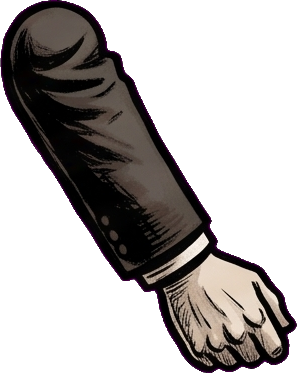
#> input picture art/mobster/farm.png, 297 x 373 px, given in place of 363.jpg, which was not available
$ python eddie_parts.py
#> lines starting #> are read from the running program, lines starting #| are printed output that depends on the picture; after the words box and inside, x2 and y2 are one past the last pixel; in counts of white or black regions, pixels touching at a corner belong together
### gen/char_cut.py
"""Cut a character's parts sheet (Gemini, flat green) into separate RGBA pieces (postavy/plan-novych-postav.md step 2).
usage: py -3 gen/char_cut.py <art_src number> <out dir>   -> out/raw_<k>.png, biggest first, and their boxes on the sheet"""
import os, sys
import numpy as np
from PIL import Image
from scipy import ndimage
from paths import SRC
def key(im):
    a = np.asarray(im.convert("RGB")).astype(float)
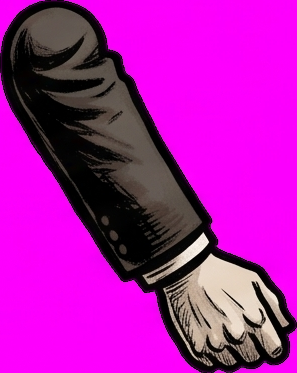
#> a: shape (373, 297, 3) float64; mean R, G, B 175.5, 23.9, 170.3
    r, g, b = a[..., 0], a[..., 1], a[..., 2]
    green = (g > 110) & (g > r + 45) & (g > b + 45)
#> green: shape (373, 297) bool; every value is 0
    a[..., 1] = np.minimum(g, np.maximum(r, b) + 12)   # the green fringe off the edges
    return a, ~green
def pieces(n):
    a, solid = key(Image.open(SRC + "%03d.jpg" % n))
#> solid: shape (373, 297) bool; every value is 1
    solid = ndimage.binary_opening(solid, iterations=2)
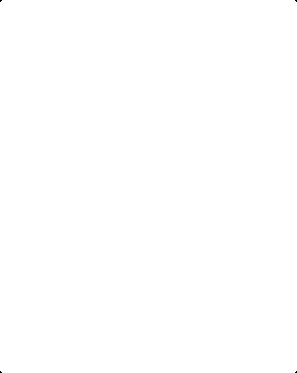
#> solid: shape (373, 297) bool; 100% white; black in thin lines or dots
    lab, k = ndimage.label(solid)
#> lab: shape (373, 297) int32; values 0 (black) and 1 (white), 100% white; black in thin lines or dots
#> k = 1
    out = []
    for i in range(1, k + 1):
        m = lab == i
        if m.sum() < 4000:
            continue
        ys, xs = np.where(m)
        box = (xs.min(), ys.min(), xs.max() + 1, ys.max() + 1)
        al = ndimage.gaussian_filter(m.astype(float), 0.7)[box[1]:box[3], box[0]:box[2]]
        rgba = np.dstack([a[box[1]:box[3], box[0]:box[2]], al * 255]).clip(0, 255).astype(np.uint8)
        out.append((m.sum(), box, Image.fromarray(rgba), m[box[1]:box[3], box[0]:box[2]]))
#> this loop made 1 pass
#> box on pass 1: (0, 0, 297, 373)
#> after the loop, out = 1 item
    return sorted(out, key=lambda p: -p[0])
# [5 lines that do not run on import are left out]

### gen/outfits.py
"""Mobster outfits per kind (audit 18. 11.: "shotgunners, tommy gunners and bosses share the same silhouette; you cannot
read the threat at a glance"). The plain suit's parts (art/mobster: torso, uarm, farm, leg) are laid on one green sheet
(--sheet), Gemini redraws the sheet in the same shapes as another outfit (art_src), and this cuts each part back out,
registered onto the original part's frame (its alpha box), so the rig's joints stay where they are:
  art/mobster/<outfit>/{torso,uarm,farm,leg}.png (+ _n normals; the head comes from the kind's face as before)."""
import os, sys
import numpy as np
from PIL import Image
from scipy import ndimage
from paths import SRC
ROOT = os.path.join(os.path.dirname(os.path.abspath(__file__)), "..")
MOB = os.path.join(ROOT, "art", "mobster")
W, H = 1790, 1000
BOXES = {"torso": (40, 130), "uarm": (540, 120), "farm": (760, 100), "leg": (1300, 0)}   # top-left of each part on the sheet
OUTFITS = {"torpedo": "312.jpg", "docker": "313.jpg", "patrolman": "314.jpg", "boss": "315.jpg"}
# [6 lines left out: function sheet, not called in this run]
def normal_map(path):   # (= gen/enemies.py normal_map: that script cannot be imported, it rebuilds the heads when run)
    from PIL import ImageFilter
    im = Image.open(path)
    a = np.asarray(im)[..., 3] > 128
    d = ndimage.distance_transform_edt(a)
    h = np.sqrt(np.clip(d / 28.0, 0, 1)) * 28.0
    lum = np.asarray(im.convert("L").filter(ImageFilter.GaussianBlur(1.2))).astype(float) / 255.0
    h = ndimage.gaussian_filter(h, 2.0) + lum * 6.0
    gy, gx = np.gradient(h)
    n = np.dstack([-gx, -gy, np.ones_like(h) * 1.2])
    n /= np.linalg.norm(n, axis=2, keepdims=True)
    Image.fromarray(((n + 1) * 127.5).clip(0, 255).astype(np.uint8)).save(path.replace(".png", "_n.png"))


# [27 lines left out: function cut, not called in this run]
# [7 lines that do not run on import are left out]

### gen/eddie_parts.py
"""Eddie Doyle's own body (postavy/plan-novych-postav.md, pilot; user approved design art_src 362): the parts sheet
art_src 363 cut (char_cut.py) and laid out for the rig -> art/eddie2/{head,torso,uarm,farm,leg}.png + _n normals.
The joints of each picture are in main.gd _eddie2_cfg (pixels of these files)."""
import os
import numpy as np
from PIL import Image
from scipy import ndimage
from char_cut import pieces
from outfits import normal_map
OUT = os.path.join(os.path.dirname(os.path.abspath(__file__)), "..", "art", "eddie2")
os.makedirs(OUT, exist_ok=True)
P = pieces(363)   # biggest first: 0 torso, 1 leg, 2 upper arm, 3 bent arm, 4 head, 5 forearm open hand, 6 hat, 7 fist
#> P = 1 item
def save(name, im):
    p = os.path.join(OUT, name + ".png")
    im.save(p); normal_map(p); print(name, im.size)
# torso: the armhole is a hole in the drawing - the coat's dark inside behind the sleeve
t = np.asarray(P[0][2]).copy()
solid = t[..., 3] > 128
hole = ndimage.binary_fill_holes(solid) & ~solid
hole = ndimage.binary_dilation(hole, iterations=3)
t[hole & (t[..., 3] < 250)] = (30, 29, 36, 255)
# (user 24. 11.: "the sweater's collar is almost black, it reads as the head cut off - a little lighter") the sweater
# between the lapels and the black inside of the raised collar lifted to a dark grey; the ink lines stay
lab, n = ndimage.label(hole)
#> lab: shape (373, 297) int32; every value is 0
#> n = 0
for i in range(1, n + 1):
    if ndimage.center_of_mass(lab == i)[1] > 280:
        t[(lab == i) & (t[..., 3] > 0)] = (66, 68, 80, 255)
lum = t[..., :3].astype(int).sum(axis=2)
fill = ndimage.binary_dilation(ndimage.binary_erosion((lum < 75) & solid, iterations=5), iterations=6) & (lum < 110) & solid
#> fill: shape (373, 297) bool; 10.7% white; 7 white regions, largest, box (x1, y1, x2, y2) and area: (1, 43, 202, 281) 10152, (5, 87, 43, 147) 649, (151, 251, 208, 294) 582
fill[240:] = False
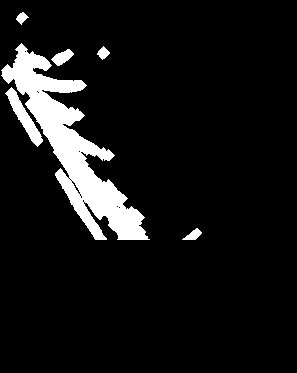
#> fill: shape (373, 297) bool; 8.5% white; 6 white regions, box (x1, y1, x2, y2) and area: (1, 43, 150, 240) 8224, (5, 87, 43, 147) 649, (51, 49, 74, 66) 209, (182, 228, 202, 240) 124, (97, 46, 110, 60) 101, (16, 12, 29, 25) 88
# (user 24. 11.: "the head is BEHIND the collar, not IN the coat - the black band round the top is the collar's other
# side") the band along the top is the inside of the far half of the collar: the head goes in front of it and only the
# near half (below the rim line) is laid over the neck -> collar.png, the same canvas as the torso
from PIL import ImageDraw
RIM = [(120, 0), (168, 6), (188, 30), (220, 45), (260, 55), (300, 63), (340, 74), (380, 87), (420, 100), (450, 110), (480, 118)]   # the near half's top edge, traced on the drawing
pm = Image.new("L", (t.shape[1], t.shape[0]), 0)
ImageDraw.Draw(pm).polygon(RIM + [(480, 235), (120, 235)], fill=255)
#> pm: PIL image 297x373 L; 32.4% white; 1 white region, box (x1, y1, x2, y2) and area: (120, 0, 297, 236) 35868
near = np.asarray(pm) > 0
save("torso", Image.fromarray(t))
#> in normal_map, `d = ndimage.distance_transform_edt(a)`:
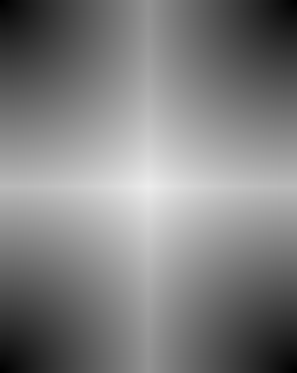
#> d: shape (373, 297) float64; min 0, max 236.9, mean 127.1
#> in normal_map, `h = ndimage.gaussian_filter(h, 2.0) + lum * 6.0`:
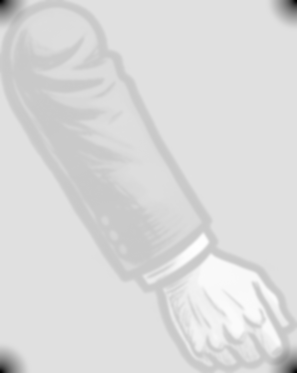
#> h: shape (373, 297) float64; min 6.94, max 33.67, mean 29.9; drawn with min black and max white
#| torso (297, 373)
collar = t.copy()
collar[~near] = 0
save("collar", Image.fromarray(collar))
#> call 2 of normal_map, with path = 'gen/../art/eddie2/collar.png'
#> in normal_map (call 2), `gy, gx = np.gradient(h)`:
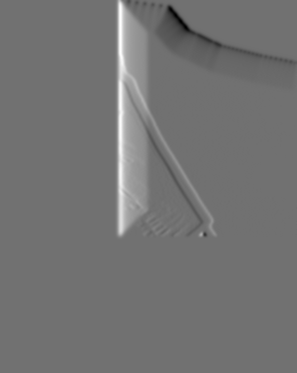
#> gx: shape (373, 297) float64; min -2.04, max 2.57, mean 0.0431; drawn with min black and max white
#> in normal_map (call 2), `n /= np.linalg.norm(n, axis=2, keepdims=True)`:
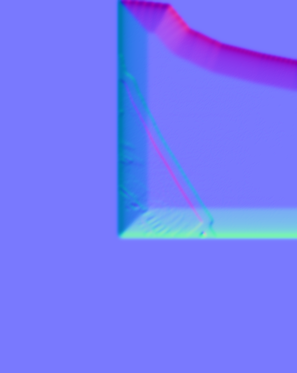
#> n: shape (373, 297, 3) float64; mean of channels 0, 1, 2 -0.0257, 0.0006, 0.967; drawn with min black and max white
#| collar (297, 373)
import shutil
shutil.copy(os.path.join(OUT, "torso_n.png"), os.path.join(OUT, "collar_n.png"))   # the torso's own relief: a relief made from the cut piece bevels its cut edge (a pale stripe across the chest)
# head with the hat on: the hat levelled a little and set on the hairline
#> (the run stopped early here; a loop or call above may not have finished)

$ run again, on art/mobster/shin.png
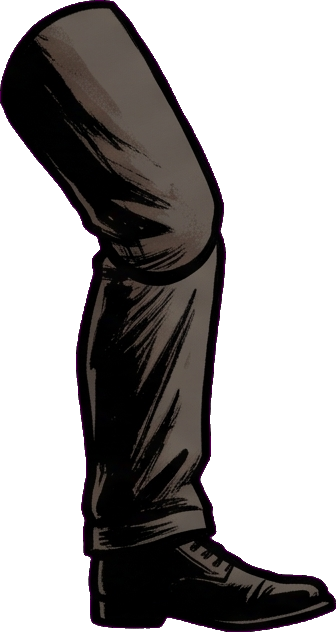
#> input picture art/mobster/shin.png, 336 x 632 px, given in place of 363.jpg, which was not available
#> green: shape (632, 336) bool; every value is 0
#> k = 1
#> the loop in pieces, `for i in range(1, k + 1):` made 1 pass
#> box on pass 1: (0, 0, 336, 632)
#> after the loop in pieces, `for i in range(1, k + 1):`: out = 1 item
#> `lab, n = ndimage.label(hole)`: n = 0
#> `fill = ndimage.binary_dilation(ndimage.binary_erosion((lum < 75) & sol..`:
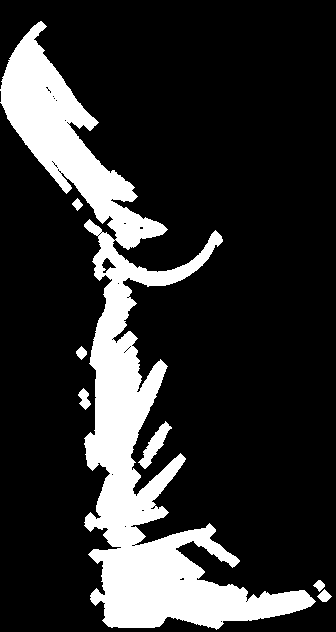
#> fill: shape (632, 336) bool; 18.8% white; 7 white regions, largest, box (x1, y1, x2, y2) and area: (0, 21, 316, 630) 38957, (138, 421, 172, 469) 533, (78, 388, 91, 410) 159
#> pm: PIL image 336x632 L; 20% white; 1 white region, box (x1, y1, x2, y2) and area: (120, 0, 336, 236) 42429
#| torso (336, 632)
#> in normal_map (call 2), `n /= np.linalg.norm(n, axis=2, keepdims=True)`:
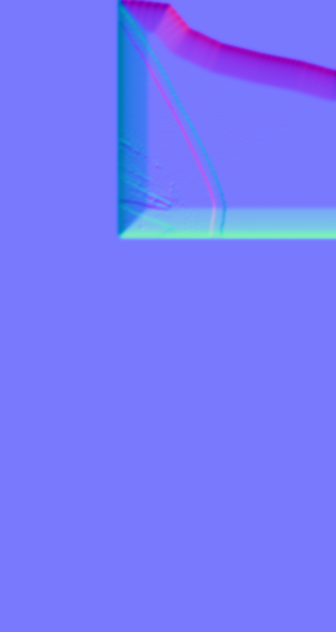
#> n: shape (632, 336, 3) float64; mean of channels 0, 1, 2 -0.0127, 0.00028, 0.98; drawn with min black and max white
#| collar (336, 632)
